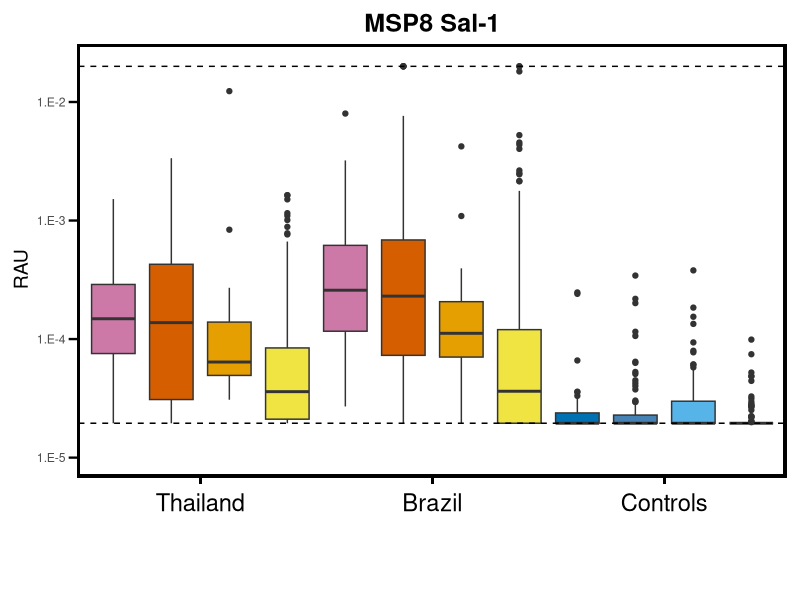
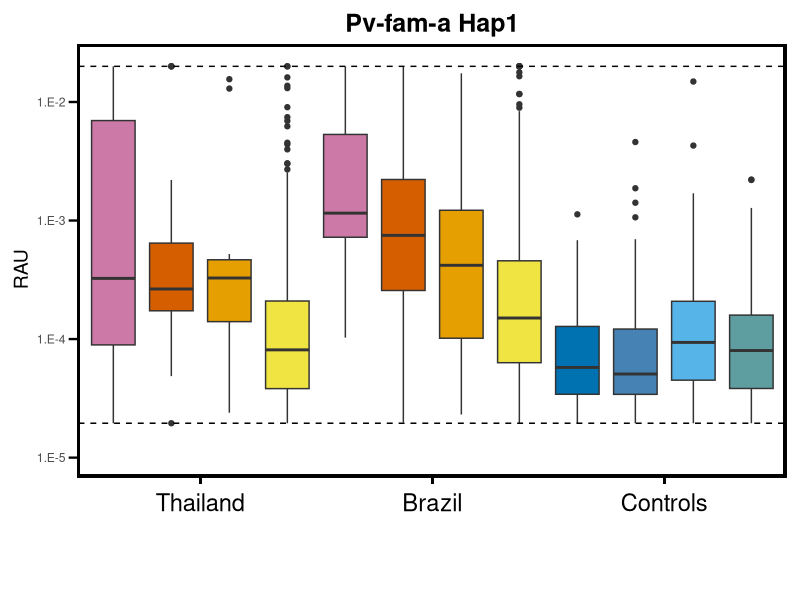
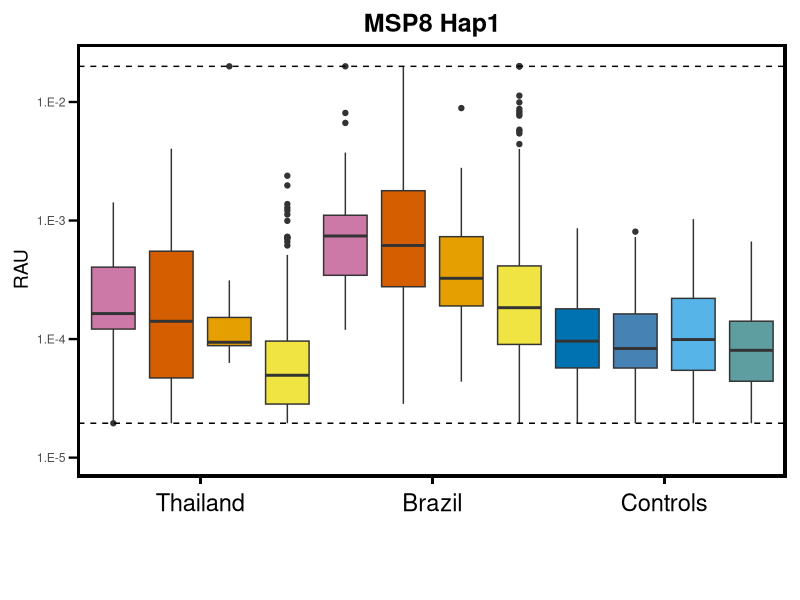
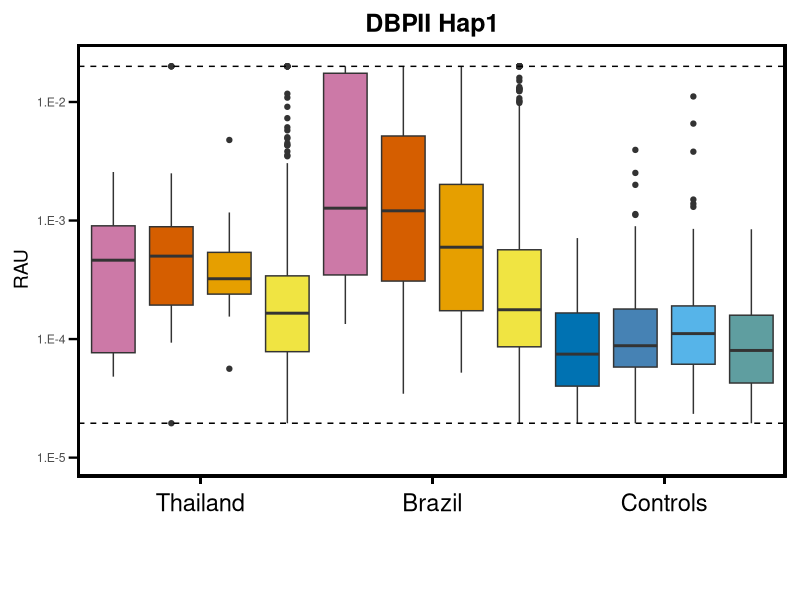
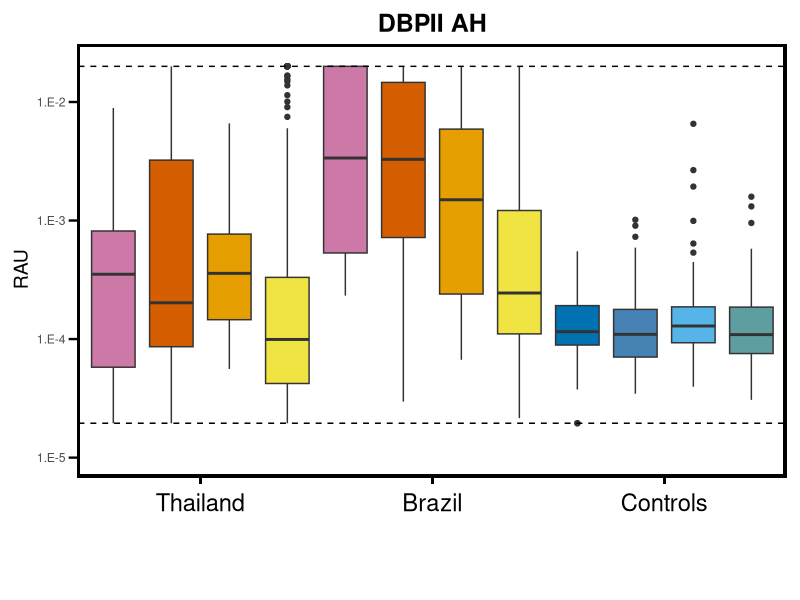
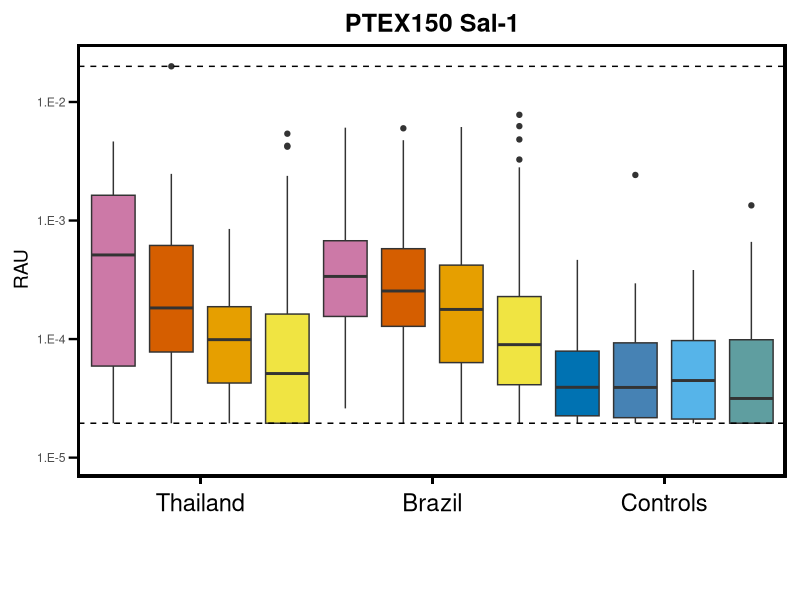
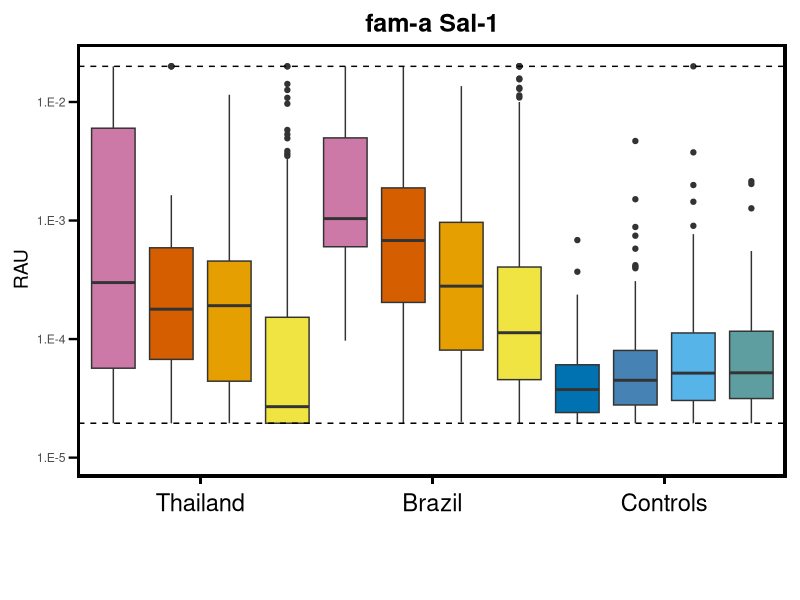
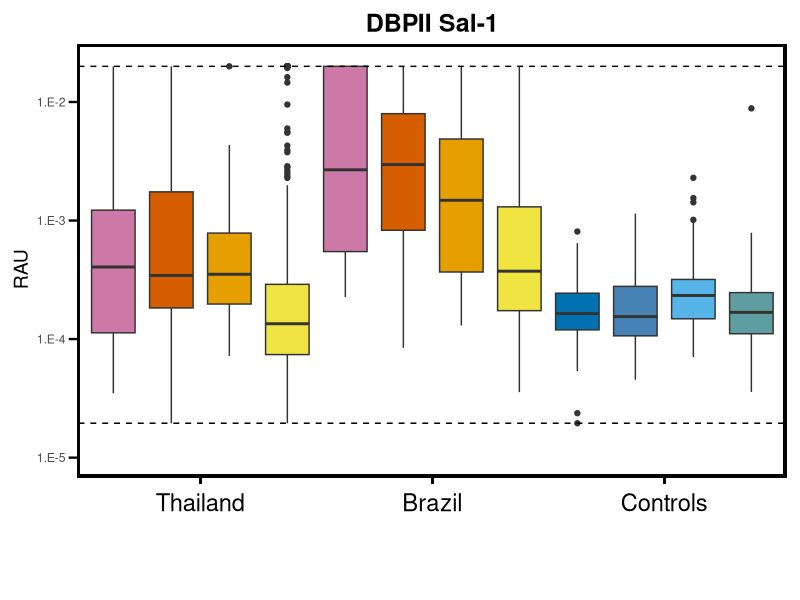

Write R code to recreate these figures, in order.
library(ggplot2)
library(dplyr)
library(MASS)
library(ROCR)
library(gridExtra)


###################################
###################################
##                               ##
##  ####    ####  ######  ####   ##
##  ## ##  ##  ##   ##   ##  ##  ##
##  ##  ## ######   ##   ######  ##
##  ## ##  ##  ##   ##   ##  ##  ##
##  ####   ##  ##   ##   ##  ##  ##
##                               ##
###################################
###################################

setwd()

Thai_data = read.csv("20240629_Thai_IgG_geneticdiversity.csv")

brazil_data = read.csv("20240630_Brazil_IgG_geneticdiversity.csv")

control_data = read.csv("20241002_NC_IgG_geneticdiversity.csv")



###################################
###################################
##                               ##
##  CATEGORISATION               ##
##                               ##
###################################
###################################

###################################
## Brazil
# 10 as column 10 has the time since last Pv infection
# can change here to 6*30 instead of 9*30, or 3*30 for 3 months, or 1*30 for 1 month

Thai_cat <- rep("Thai_never", nrow(Thai_data) )

Thai_cat[which( Thai_data[,10] == 0 )] <- "Thai_current"

Thai_cat[intersect( which(Thai_data[,10]>0), which(Thai_data[,10]<=9*30) )] <- "Thai_recent"

Thai_cat[which(Thai_data[,10]>9*30)] <- "Thai_old"




###################################
## Brazil
# 10 as column 10 has the time since last Pv infection
# can change here to 6*30 instead of 9*30, or 3*30 for 3 months, or 1*30 for 1 month

brazil_cat <- rep("brazil_never", nrow(brazil_data) )

brazil_cat[which( brazil_data[,10] == 0 )] <- "brazil_current"

brazil_cat[intersect( which(brazil_data[,10]>0), which(brazil_data[,10]<=9*30) )] <- "brazil_recent"

brazil_cat[which(brazil_data[,10]>9*30)] <- "brazil_old"




###################################
## Controls

control_cat <- rep("VBDR", nrow(control_data) )

for(i in 1:length(control_cat))
{
  if( substr( control_data[i,1], 1, 3 ) == "TRC" )
  {
    control_cat[i] <- "TRC"
  }
  if( substr( control_data[i,1], 1, 3 ) == "BRC" )
  {
    control_cat[i] <- "BRC"
  }
  if( substr( control_data[i,1], 1, 3 ) == "ARC" )
  {
    control_cat[i] <- "ARC"
  }
}

####################################
## Put together Brazil and control data
##in this bit the numbers refer to the columns where the antibody data is...so if you add to 81 (starting at 82) it will be [,17:95(example)]
#control data and brazil data need to have the same number of columns - each antibody column needs to line up in the columns
# 150 is it will drop ab measurments when more than 150 samples missing for that protein

# so for Brazil IgM going to try and running without dropping any - normally it drops 5 ehime proteins from IgG but this doesn't matter for this analyis
# as not using IgG only for RBP2b IgG. Then it should keep my IgM data for L19, L41 and L34 where I had to exclude data from 5 plates (so more than 150 missing)

AB <- rbind( Thai_data[,17:39], brazil_data[,17:39], control_data[,17:39] )

AB <- log(AB)

#ant_drop <- c()

#for(j in 1:ncol(AB))
#{
#  if( length(which(is.na(AB[,j]))) > 150 )
#  {
#    ant_drop = c(ant_drop, j)
#  }
#}

#AB = AB[,-ant_drop]

N_ant <- ncol(AB)
ant_names <- colnames(AB)

View(N_ant)
View(ant_names)

############################################
## Create shortened antibody names
#either add new shortened names, or replace shortened names...
#I just added the names of the ones I was using because there were only 9
ant_names_short = c("MSP8 L34 sal1","Pv-fam-a SEM-8 Hap1", "MSP8 SEM-10 Hap1", 
                    "DBPII SEM-35 Hap1", "DBPII AH", "PTEX150 L18 sal1", 
                    "Pv-fam-a L02 sal1", "Pv DBPII sal1", "RBP2a SEM-28 Hap1", 
                    "DBPII SEM-37 Hap2", "PTEX150 SEM-39 Hap1", "RBP2a sal1", 
                    "RBP2a SEM-29 Hap9","MSP5 SEM-33", "MSP5 SEM-31", "RIPR SEM-41",
                    "RIPR SEM-42", "RBP2b SEM-2", "RBP2b SEM-4", "RBP2b SEM-6",
                    "RBP2b P25", "Pv RIPR", "MSP5 L19 sal1")

ant_names_hap = c("MSP8 Sal-1","Pv-fam-a Hap1", "MSP8 Hap1", 
                  "DBPII Hap1", "DBPII AH", "PTEX150 Sal-1", 
                  "fam-a Sal-1", "DBPII Sal-1", "RBP2A Hap1", 
                  "DBPII Hap2", "PTEX150 Hap1", "RBP2A Sal-1", 
                  "RBP2A Hap9","MSP5 Hap2", "MSP5 Hap1", "RIPR Hap1",
                  "RIPR Hap2", "RBP2b Hap1", "RBP2b Hap2", "RBP2b Hap3",
                  "RBP2b Sal-1", "RIPR Sal-1", "MSP5 Sal-1")

inf_cat <- c( Thai_cat, brazil_cat, control_cat )

N_part <- length(inf_cat)



View(ant_names_short)
matrix(ant_names_short)


# Prepare the data (Keep it in wide format)
selected_cols <- c(1:23)  # Antibodies to plot
antibody_data <- AB[, selected_cols]  # Extract antibody data
antibody_data$Category <- inf_cat  # Add infection category as a column

# Set the order of the x-axis categories
antibody_data$Category <- factor(antibody_data$Category, levels = c(
  "Thai_current", "Thai_recent", "Thai_old", "Thai_never",
  "brazil_current", "brazil_recent", "brazil_old", "brazil_never",
  "TRC", "BRC", "ARC",  "VBDR"
))


# Define color mapping for categories
color_map <- c(
  "brazil_current" = "#CC79A7",     # Reddish Purple
  "brazil_recent" = "#D55E00",      # Vermillion (red-orange)
  "brazil_old" = "#E69F00",         # Orange
  "brazil_never" = "#F0E442",       # Yellow
  
  "Thai_current" = "#CC79A7",       # Reddish Purple
  "Thai_recent" = "#D55E00",        # Vermillion
  "Thai_old" = "#E69F00",           # Orange
  "Thai_never" = "#F0E442",         # Yellow
  
  # Similar blue shades for control categories
  "TRC" = "#0072B2",                # Blue
  "ARC" = "#56B4E9",                # Sky Blue
  "BRC" = "#4682B4",                # Steel Blue
  "VBDR" = "#5F9EA0"                # Cadet Blue
)


# Define explicit y-axis breaks and labels
y_breaks <- log(c(1e-5, 1e-4, 1e-3, 1e-2))
y_labels <- c("1.E-5", "1.E-4", "1.E-3", "1.E-2")

for (i in selected_cols ) {
  
  p <- ggplot(antibody_data, aes(x = Category, y = AB[, i], fill = Category)) +
    geom_boxplot(na.rm = TRUE) +
    
    # 🔥 Group labels at y = 6.5e-6 (custom position)
    annotate("text", x = 2.5, y = log(5e-6), label = "Thailand", size = 6, vjust = 1) +
    annotate("text", x = 6.5, y = log(5e-6), label = "Brazil", size = 6, vjust = 1) +
    annotate("text", x = 10.5, y = log(5e-6), label = "Controls", size = 6, vjust = 1) +
    
    # 🔥 Custom x-axis line at y = 6.5e-6
    geom_segment(x = 0.38, xend = 12.6, y = log(7e-6), yend = log(7e-6), 
                 color = "black", linewidth = 0.8) +
    geom_segment(x = 2.5, xend = 2.5, y = log(7e-6), yend = log(6e-6), 
                 color = "black", linewidth = 0.8) +
    geom_segment(x = 6.5, xend = 6.5, y = log(7e-6), yend = log(6e-6), 
                 color = "black", linewidth = 0.8) +
    geom_segment(x = 10.5, xend = 10.5, y = log(7e-6), yend = log(6e-6), 
                 color = "black", linewidth = 0.8) +
    geom_segment(x = 0.40, xend = 0.40, y = log(7e-6), yend = log(3e-2), 
                 color = "black", linewidth = 0.8) +
    geom_segment(x = 0.38, xend = 12.6, y = log(3e-2), yend = log(3e-2), 
                 color = "black", linewidth = 0.8) +
    geom_segment(x = 12.58, xend = 12.58, y = log(7e-6), yend = log(3e-2), 
                 color = "black", linewidth = 0.8) +
    
    scale_fill_manual(values = color_map) +
    scale_x_discrete(labels = rep("", 12)) +
    scale_y_continuous(
      breaks = y_breaks, labels = y_labels,
      limits = log(c(5e-6, 3e-2)), expand = c(0, 0)
    ) +
    geom_hline(yintercept = log(1.95e-5), linetype = "dashed") +
    geom_hline(yintercept = log(0.02), linetype = "dashed") +
    coord_cartesian(clip = "off") +  # 🔥 Allow annotations outside plot area
    
    theme_minimal() +
    theme(
      axis.text.x = element_blank(),  # 🔥 Hide default x-axis text
      axis.title.x = element_blank(),
      axis.title.y = element_text(size = 14),
      legend.position = "none", 
      plot.title = element_text(face = "bold", size = 18, hjust = 0.5),# 🔥 Remove the legend
      plot.margin = margin(t = 10, r = 10, b = 70, l = 10),
      panel.grid = element_blank(),
      axis.ticks.y = element_line(color = "black", linewidth = 0.8),
      axis.ticks.length = unit(0.25, "cm")
    ) +
    ylab("RAU") +
    ggtitle(paste(ant_names_hap[i]))
   
  ggsave(
    filename = paste(ant_names_short[i], ".png"),
    plot = p,
    width = 8, height = 6, units = "in",
    dpi = 300
  )
  
  print(p)  # Print each plot separately
}



# 🔥 Create dummy data for the legend
legend_data <- data.frame(
  Category = factor(c(
    "infected", 
    "infected 1-9 months", 
    "infected 9-12 months",
    "no detected infection",
    "negative controls: Thai RC",
    "negative controls: Brazilian RC",
    "negative controls: Aus RC",
    "VBDR"
  ), levels = c(
    "infected", 
    "infected 1-9 months", 
    "infected 9-12 months",
    "no detected infection",
    "negative controls: Thai RC",
    "negative controls: Brazilian RC",
    "negative controls: Aus RC",
    "VBDR"
  )),
  x = 1:8,  # Dummy values for x-axis
  y = 1:8   # Dummy values for y-axis
)

# 🔥 Define color mapping as per specification
legend_colors <- c(
  "infected" = "#CC79A7",                     # Reddish Purple
  "infected 1-9 months" = "#D55E00",           # Vermillion
  "infected 9-12 months" = "#E69F00",          # Orange
  "no detected infection" = "#F0E442",         # Yellow
  "negative controls: Thai RC" = "#0072B2",    # Blue
  "negative controls: Brazilian RC" = "#4682B4", # Steel Blue
  "negative controls: Aus RC" = "#56B4E9",     # Sky Blue
  "VBDR" = "#5F9EA0"                          # Cadet Blue
)

# 🔥 Create dummy plot to extract legend with two-column layout
legend_plot <- ggplot(legend_data, aes(x = x, y = y, color = Category)) +
  geom_point(size = 5) +
  scale_color_manual(values = legend_colors) +
  theme_void() +
  theme(
    legend.position = "bottom",
    legend.title = element_blank(),
    legend.text = element_text(size = 12),
    legend.key.size = unit(1, "cm"),
    legend.spacing.x = unit(1, "cm")
  ) +
  guides(
    color = guide_legend(ncol = 2)  # 🔥 Arrange legend in two columns
  )

# 🔥 Save the legend plot as a separate high-resolution PNG
ggsave(
  filename = "legend_two_column_layout.png",
  plot = legend_plot,
  width = 10, height = 3, units = "in",
  dpi = 300
)

# 🎨 View the plot in RStudio
print(legend_plot)
